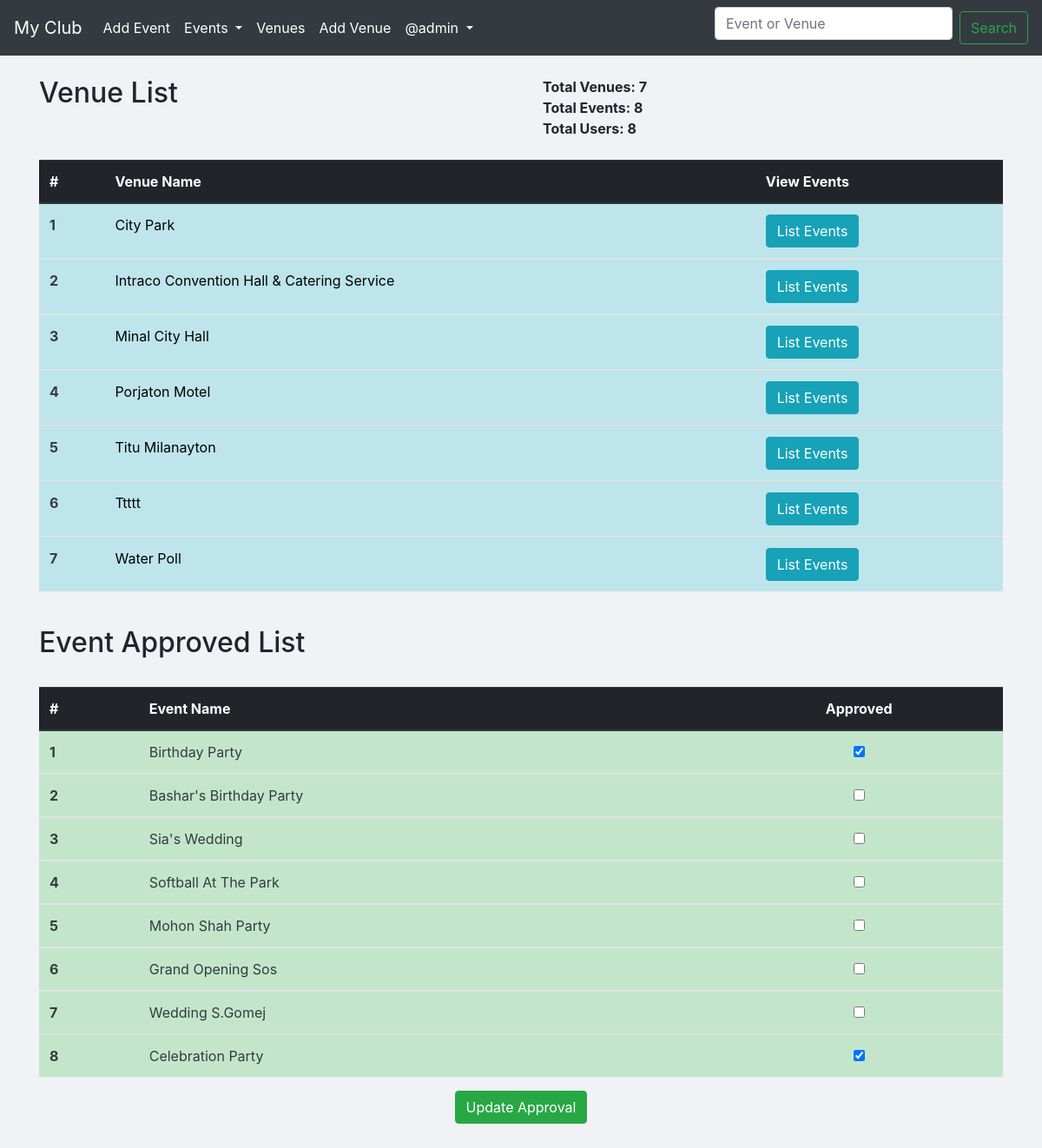
/admin-approval/ (signed in), run on an earlier commit of the app's database.
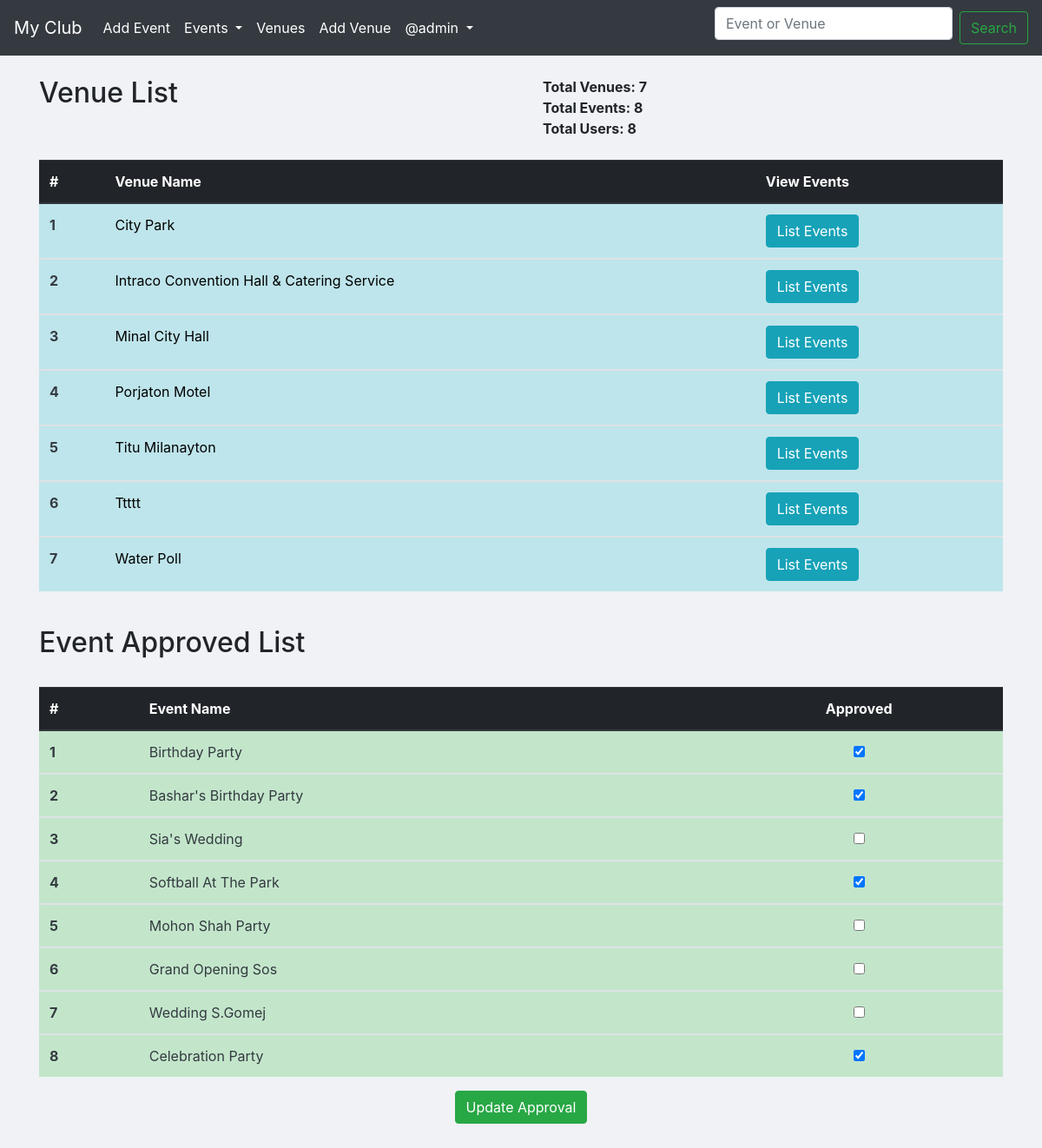
And on a later commit of the database.
### events/models.py (models this page shows, shortened)
class Event(models.Model):
	name = models.CharField('Event name', max_length=120)
	event_date = models.DateTimeField('Event date')
	venue = models.ForeignKey(Venue, null=True, on_delete=models.CASCADE) # Many to One Relation
	manager = models.ForeignKey(User, blank=True,on_delete=models.CASCADE) # Many to one Relation
	description = models.TextField(blank=True)
	attendees = models.ManyToManyField(MyClubUser,blank=True) # Many to Many Relation
	approved = models.BooleanField("Approved", default=False)

### events/views.py (the view)
# urls.py: path('admin-approval/', views.AdminApproval, name='admin-approval'),
def AdminApproval(request):
	if request.user.is_authenticated:
		if request.user.is_superuser:
			venue_count = Venue.objects.all().count()
			venue_list = Venue.objects.all().order_by('name')
			events_list = Event.objects.all().order_by('-event_date')
			event_count = Event.objects.all().count()
			user_count = User.objects.all().count()
			if request.method == "POST":
				id_list = request.POST.getlist('boxes')
				events_list.update(approved=False)
				for x in id_list:
					Event.objects.filter(pk=int(x)).update(approved=True)
				messages.success(request,"Event approved update successfully..!")
				return redirect('list-events')
			else:
				context = {
					'venue_count':venue_count,
					'venue_list':venue_list,
					'events_list':events_list,
					'event_count':event_count,
					'user_count':user_count
				}
				return render(request, 'events/admin-approval.html',context)
		else:
			messages.success(request,'You are not Superuser...')
			return redirect('/')
	else:
		messages.success(request,'You are not login...')
		return redirect('login')

### events/templates/events/admin-approval.html (shortened to what this page needs)
{% extends 'events/base.html' %}
    {% block content %}
        <div class="row">
          <div class="col-6">
            <h2>Venue List</h2>
          </div>
          <div class="col-6">
            <strong style="padding:10px">Total Venues: {{ venue_count }}</strong><br>
            <strong style="padding:10px">Total Events: {{ event_count }}</strong><br>
            <strong style="padding:10px">Total Users: {{ user_count }}</strong>
          </div>
        </div><br>
        <table class="table table-hover table-dark">
            <thead>
              <tr>
                <th scope="col">#</th>
                <th scope="col">Venue Name</th>
                <th scope="col">View Events</th>
              </tr>
            </thead>{% for venue in venue_list %}
          <tbody>
            <tr class="table-info text-dark">
              <th scope="row">{{forloop.counter}}</th>
              <td><a class="float-left" style="color:black !important; text-decoration: none;" href="{% url 'show-venue' venue.id %}">{{venue.name | title }}</a></td>
              <td class="text-center"><a class="float-left btn btn-info" style="color:white !important; text-decoration: none;" href="{% url 'venue-events' venue.id %}">List Events</a></td>
            </tr>
          </tbody>{% endfor %}
        </table><br>
        <h2>Event Approved List</h2><br>
        <form action="" method="POST">
          <table class="table table-hover table-dark">
            <thead>
              <tr>
                <th scope="col">#</th>
                <th scope="col">Event Name</th>
                <th class="text-center" scope="col">Approved</th>
              </tr>
            </thead>{% for event in events_list %}
          <tbody>
            <tr class="table-success text-dark">
              <th scope="row">{{forloop.counter}}</th>
              <td>{{event.name | title}}</td>
              <td class="text-center">
                {% if event.approved %}
                <div class="from-check">
                  <input class="from-check-input" type="checkbox" checked='checked' value="{{event.id}}" name="boxes">
                </div>
                {% else %}
                <div class="from-check">
                  <input class="from-check-input" type="checkbox" value="{{event.id}}" name="boxes">
                </div>
                {% endif %}
              </td>
            </tr>
          </tbody>{% endfor %}
        </table>
      <p class="text-center"><button class="btn btn-success" type="submit">Update Approval</button></p>
      </form>
      <br><br>
    {% endblock content %}

What changed in the data, as far as the page shows it:
changed Event "Bashar's Birthday Party": approved False → True (drawn); boxes "☐" → "☑"
changed Event "Softball At The Park": approved False → True (drawn); boxes "☐" → "☑"
